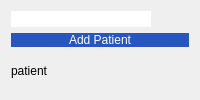
             <widget class="QWidget" name="patientList_page">
              <layout class="QVBoxLayout" name="verticalLayout_14">
               <item>
                <layout class="QHBoxLayout" name="horizontalLayout_2">
                 <item>
                  <widget class="QLineEdit" name="lineEdit_search">
                   <property name="styleSheet">
                    <string notr="true">background-color: rgb(255, 255, 255);
border-radius: 10px;</string>
                   </property>
                  </widget>
                 </item>
                 <item>
                  <widget class="QPushButton" name="searchButton">
                   <property name="styleSheet">
                    <string notr="true">background-color: transparent;
border: none;
border-radius: 10px;</string>
                   </property>
                   <property name="text">
                    <string/>
                   </property>
                   <property name="icon">
                    <iconset resource="images.qrc">
                     <normaloff>:/images/icons8-search-24.png</normaloff>:/images/icons8-search-24.png</iconset>
                   </property>
                   <property name="iconSize">
                    <size>
                     <width>20</width>
                     <height>20</height>
                    </size>
                   </property>
                  </widget>
                 </item>
                </layout>
               </item>
               <item>
                <widget class="QPushButton" name="AddPatientButton">
                 <property name="styleSheet">
                  <string notr="true">background-color: rgb(39, 86, 193);
color: white;
border-radius: 10px;
</string>
                 </property>
                 <property name="text">
                  <string>Add Patient</string>
                 </property>
                </widget>
               </item>
               <item>
                <widget class="QLabel" name="label_3">
                 <property name="text">
                  <string>patient</string>
                 </property>
                </widget>
               </item>
              </layout>
             </widget>
